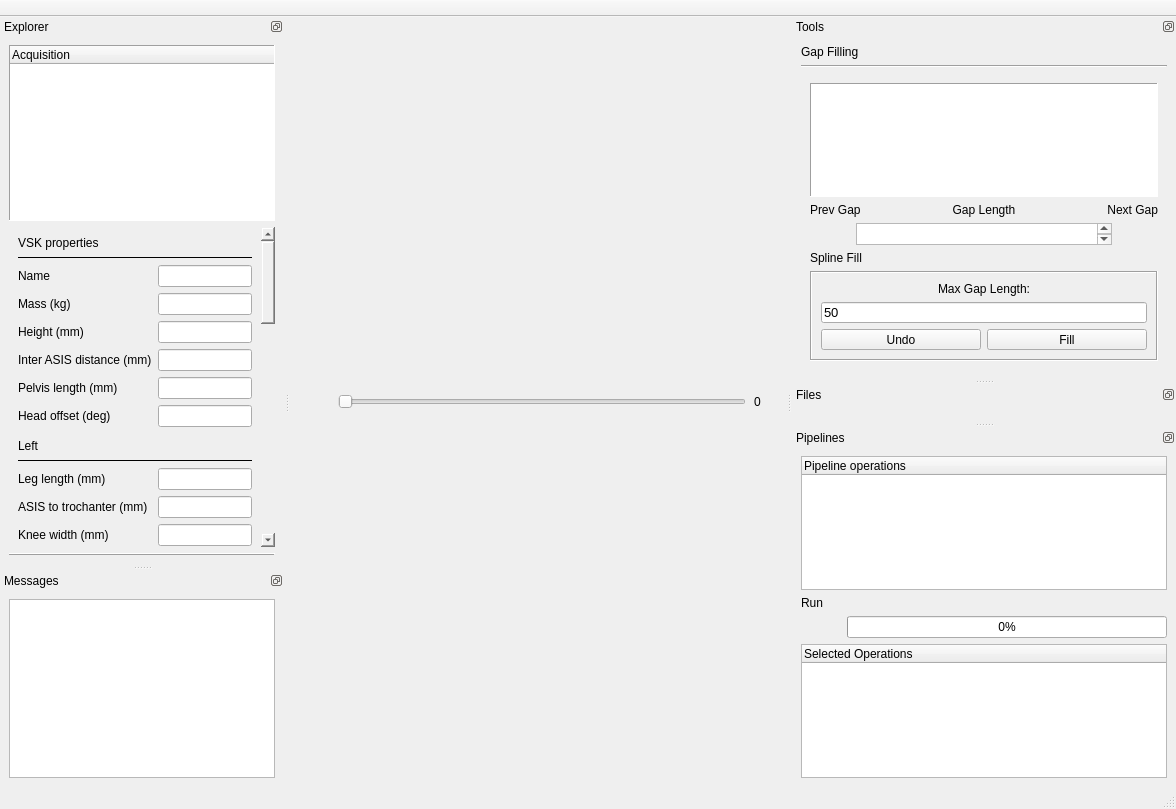
<?xml version="1.0" encoding="UTF-8"?>
<ui version="4.0">
 <class>mainWindow</class>
 <widget class="QMainWindow" name="mainWindow">
  <property name="geometry">
   <rect>
    <x>0</x>
    <y>0</y>
    <width>1176</width>
    <height>809</height>
   </rect>
  </property>
  <property name="windowTitle">
   <string>PyCGM Studio</string>
  </property>
  <property name="styleSheet">
   <string notr="true"/>
  </property>
  <widget class="QWidget" name="centralWidget">
   <layout class="QGridLayout" name="gridLayout_2">
    <property name="leftMargin">
     <number>0</number>
    </property>
    <property name="topMargin">
     <number>1</number>
    </property>
    <property name="rightMargin">
     <number>2</number>
    </property>
    <property name="bottomMargin">
     <number>1</number>
    </property>
    <property name="spacing">
     <number>0</number>
    </property>
    <item row="0" column="0">
     <layout class="QVBoxLayout" name="centralLayout">
      <property name="spacing">
       <number>0</number>
      </property>
     </layout>
    </item>
    <item row="1" column="0">
     <layout class="QHBoxLayout" name="horizontalLayout1">
      <property name="spacing">
       <number>8</number>
      </property>
      <item>
       <widget class="QPushButton" name="playButton">
        <property name="text">
         <string/>
        </property>
        <property name="autoDefault">
         <bool>false</bool>
        </property>
        <property name="default">
         <bool>false</bool>
        </property>
        <property name="flat">
         <bool>true</bool>
        </property>
       </widget>
      </item>
      <item>
       <widget class="QSlider" name="vtkScrollSlider">
        <property name="styleSheet">
         <string notr="true"/>
        </property>
        <property name="orientation">
         <enum>Qt::Horizontal</enum>
        </property>
       </widget>
      </item>
      <item>
       <widget class="QLabel" name="currentFrame">
        <property name="minimumSize">
         <size>
          <width>30</width>
          <height>0</height>
         </size>
        </property>
        <property name="text">
         <string>0</string>
        </property>
       </widget>
      </item>
     </layout>
    </item>
   </layout>
  </widget>
  <widget class="QStatusBar" name="statusbar"/>
  <widget class="QDockWidget" name="toolDock">
   <property name="sizePolicy">
    <sizepolicy hsizetype="Preferred" vsizetype="Preferred">
     <horstretch>0</horstretch>
     <verstretch>0</verstretch>
    </sizepolicy>
   </property>
   <property name="maximumSize">
    <size>
     <width>524287</width>
     <height>524287</height>
    </size>
   </property>
   <property name="baseSize">
    <size>
     <width>0</width>
     <height>0</height>
    </size>
   </property>
   <property name="features">
    <set>QDockWidget::DockWidgetFloatable|QDockWidget::DockWidgetMovable</set>
   </property>
   <property name="allowedAreas">
    <set>Qt::LeftDockWidgetArea|Qt::RightDockWidgetArea</set>
   </property>
   <property name="windowTitle">
    <string>Tools</string>
   </property>
   <attribute name="dockWidgetArea">
    <number>2</number>
   </attribute>
   <widget class="QWidget" name="verticalLayout_3">
    <layout class="QVBoxLayout" name="verticalLayout_2">
     <item>
      <widget class="QPushButton" name="gapFillToolButton">
       <property name="minimumSize">
        <size>
         <width>150</width>
         <height>0</height>
        </size>
       </property>
       <property name="styleSheet">
        <string notr="true">QPushButton
{
  text-align: left;
}

QPushButton::pressed
{
  border: none;
  margin: 0px;
  padding: 0px;
}

QPushButton::flat
{
  border: none;
  margin: 0px;
  padding: 0px;
}</string>
       </property>
       <property name="text">
        <string>Gap Filling</string>
       </property>
       <property name="icon">
        <iconset>
         <normaloff>Resources/Images/uparrow.png</normaloff>Resources/Images/uparrow.png</iconset>
       </property>
       <property name="iconSize">
        <size>
         <width>11</width>
         <height>12</height>
        </size>
       </property>
       <property name="flat">
        <bool>true</bool>
       </property>
      </widget>
     </item>
     <item>
      <widget class="QFrame" name="frame_2">
       <property name="frameShape">
        <enum>QFrame::HLine</enum>
       </property>
       <property name="frameShadow">
        <enum>QFrame::Sunken</enum>
       </property>
      </widget>
     </item>
     <item>
      <widget class="QWidget" name="gapFillWidget" native="true">
       <layout class="QVBoxLayout" name="verticalLayout_5">
        <item>
         <widget class="QTableWidget" name="gapTable">
          <property name="sizePolicy">
           <sizepolicy hsizetype="Preferred" vsizetype="Expanding">
            <horstretch>0</horstretch>
            <verstretch>0</verstretch>
           </sizepolicy>
          </property>
          <property name="styleSheet">
           <string notr="true"/>
          </property>
          <property name="frameShape">
           <enum>QFrame::Panel</enum>
          </property>
         </widget>
        </item>
        <item>
         <layout class="QHBoxLayout" name="horizontalLayout2">
          <item>
           <widget class="QLabel" name="prevGap">
            <property name="text">
             <string>Prev Gap</string>
            </property>
           </widget>
          </item>
          <item>
           <widget class="QLabel" name="gapLength">
            <property name="text">
             <string>Gap Length</string>
            </property>
            <property name="alignment">
             <set>Qt::AlignCenter</set>
            </property>
           </widget>
          </item>
          <item>
           <widget class="QLabel" name="nextGap">
            <property name="text">
             <string>Next Gap</string>
            </property>
            <property name="alignment">
             <set>Qt::AlignRight|Qt::AlignTrailing|Qt::AlignVCenter</set>
            </property>
           </widget>
          </item>
         </layout>
        </item>
        <item>
         <layout class="QHBoxLayout" name="horizontalLayout">
          <item>
           <widget class="QPushButton" name="gapLeftButton">
            <property name="text">
             <string/>
            </property>
            <property name="flat">
             <bool>true</bool>
            </property>
           </widget>
          </item>
          <item>
           <widget class="QTextBrowser" name="currentGapLength">
            <property name="sizePolicy">
             <sizepolicy hsizetype="Preferred" vsizetype="Ignored">
              <horstretch>0</horstretch>
              <verstretch>0</verstretch>
             </sizepolicy>
            </property>
           </widget>
          </item>
          <item>
           <widget class="QPushButton" name="gapRightButton">
            <property name="text">
             <string/>
            </property>
            <property name="flat">
             <bool>true</bool>
            </property>
           </widget>
          </item>
         </layout>
        </item>
        <item>
         <widget class="QLabel" name="splineLabel">
          <property name="text">
           <string>Spline Fill</string>
          </property>
         </widget>
        </item>
        <item>
         <widget class="QFrame" name="frame">
          <property name="maximumSize">
           <size>
            <width>16777215</width>
            <height>90</height>
           </size>
          </property>
          <property name="frameShape">
           <enum>QFrame::Box</enum>
          </property>
          <property name="frameShadow">
           <enum>QFrame::Sunken</enum>
          </property>
          <layout class="QVBoxLayout" name="verticalLayout">
           <item>
            <widget class="QLabel" name="maxGapLengthLabel">
             <property name="text">
              <string>Max Gap Length:</string>
             </property>
             <property name="alignment">
              <set>Qt::AlignCenter</set>
             </property>
            </widget>
           </item>
           <item>
            <widget class="QLineEdit" name="maxGapLength">
             <property name="font">
              <font>
               <pointsize>10</pointsize>
               <weight>50</weight>
               <bold>false</bold>
              </font>
             </property>
             <property name="text">
              <string>50</string>
             </property>
            </widget>
           </item>
           <item>
            <layout class="QHBoxLayout" name="horizontalLayout_2">
             <item>
              <widget class="QPushButton" name="undo">
               <property name="text">
                <string>Undo</string>
               </property>
              </widget>
             </item>
             <item>
              <widget class="QPushButton" name="splineButton">
               <property name="text">
                <string>Fill</string>
               </property>
              </widget>
             </item>
            </layout>
           </item>
          </layout>
         </widget>
        </item>
       </layout>
      </widget>
     </item>
     <item>
      <spacer name="verticalSpacer">
       <property name="orientation">
        <enum>Qt::Vertical</enum>
       </property>
       <property name="sizeHint" stdset="0">
        <size>
         <width>20</width>
         <height>40</height>
        </size>
       </property>
      </spacer>
     </item>
    </layout>
   </widget>
  </widget>
  <widget class="QDockWidget" name="filesDock">
   <property name="styleSheet">
    <string notr="true">border-bottom-color: rgb(4, 4, 4);</string>
   </property>
   <property name="features">
    <set>QDockWidget::DockWidgetFloatable|QDockWidget::DockWidgetMovable</set>
   </property>
   <property name="allowedAreas">
    <set>Qt::LeftDockWidgetArea|Qt::RightDockWidgetArea</set>
   </property>
   <property name="windowTitle">
    <string>Files</string>
   </property>
   <attribute name="dockWidgetArea">
    <number>2</number>
   </attribute>
   <widget class="QWidget" name="filesTree">
    <layout class="QVBoxLayout" name="verticalLayout_7">
     <item>
      <layout class="QVBoxLayout" name="filesLayout">
       <property name="spacing">
        <number>0</number>
       </property>
       <property name="sizeConstraint">
        <enum>QLayout::SetNoConstraint</enum>
       </property>
      </layout>
     </item>
    </layout>
   </widget>
  </widget>
  <widget class="QDockWidget" name="cgmPipelinesDock">
   <property name="features">
    <set>QDockWidget::DockWidgetFloatable|QDockWidget::DockWidgetMovable</set>
   </property>
   <property name="allowedAreas">
    <set>Qt::LeftDockWidgetArea|Qt::RightDockWidgetArea</set>
   </property>
   <property name="windowTitle">
    <string>Pipelines</string>
   </property>
   <attribute name="dockWidgetArea">
    <number>2</number>
   </attribute>
   <widget class="QWidget" name="dockWidgetContents_4">
    <layout class="QGridLayout" name="gridLayout_3">
     <item row="0" column="0">
      <layout class="QVBoxLayout" name="verticalLayout_6">
       <item>
        <widget class="QTreeWidget" name="pipelineOperationsWidget">
         <column>
          <property name="text">
           <string>Pipeline operations</string>
          </property>
         </column>
        </widget>
       </item>
       <item>
        <widget class="QLabel" name="label">
         <property name="text">
          <string>Run</string>
         </property>
        </widget>
       </item>
       <item>
        <layout class="QHBoxLayout" name="horizontalLayout_4">
         <item>
          <widget class="QPushButton" name="playOperations">
           <property name="text">
            <string/>
           </property>
           <property name="flat">
            <bool>true</bool>
           </property>
          </widget>
         </item>
         <item>
          <widget class="QProgressBar" name="pipelineBar">
           <property name="value">
            <number>0</number>
           </property>
          </widget>
         </item>
        </layout>
       </item>
       <item>
        <widget class="QTreeWidget" name="pipelineSelectedWidget">
         <column>
          <property name="text">
           <string>Selected Operations</string>
          </property>
         </column>
        </widget>
       </item>
      </layout>
     </item>
    </layout>
   </widget>
  </widget>
  <widget class="QDockWidget" name="explorerWidget">
   <property name="styleSheet">
    <string notr="true">border-right-color: rgb(24, 24, 24);</string>
   </property>
   <property name="features">
    <set>QDockWidget::DockWidgetFloatable|QDockWidget::DockWidgetMovable</set>
   </property>
   <property name="allowedAreas">
    <set>Qt::LeftDockWidgetArea|Qt::RightDockWidgetArea</set>
   </property>
   <property name="windowTitle">
    <string>Explorer</string>
   </property>
   <attribute name="dockWidgetArea">
    <number>1</number>
   </attribute>
   <widget class="QWidget" name="dockWidgetContents">
    <property name="maximumSize">
     <size>
      <width>304</width>
      <height>16777215</height>
     </size>
    </property>
    <layout class="QVBoxLayout" name="verticalLayout_4">
     <item>
      <widget class="QTreeWidget" name="explorerTree">
       <property name="frameShape">
        <enum>QFrame::Panel</enum>
       </property>
       <property name="columnCount">
        <number>1</number>
       </property>
       <attribute name="headerVisible">
        <bool>true</bool>
       </attribute>
       <attribute name="headerCascadingSectionResizes">
        <bool>false</bool>
       </attribute>
       <column>
        <property name="text">
         <string>Acquisition</string>
        </property>
       </column>
      </widget>
     </item>
     <item>
      <widget class="QScrollArea" name="vskScrollArea">
       <property name="maximumSize">
        <size>
         <width>286</width>
         <height>16777215</height>
        </size>
       </property>
       <property name="frameShape">
        <enum>QFrame::NoFrame</enum>
       </property>
       <property name="widgetResizable">
        <bool>true</bool>
       </property>
       <widget class="QWidget" name="vskWidget">
        <property name="geometry">
         <rect>
          <x>0</x>
          <y>0</y>
          <width>260</width>
          <height>1085</height>
         </rect>
        </property>
        <layout class="QGridLayout" name="gridLayout">
         <item row="37" column="0" colspan="2">
          <widget class="QFrame" name="frame_8">
           <property name="frameShape">
            <enum>QFrame::HLine</enum>
           </property>
           <property name="frameShadow">
            <enum>QFrame::Plain</enum>
           </property>
          </widget>
         </item>
         <item row="6" column="0">
          <widget class="QLabel" name="nameLabel">
           <property name="text">
            <string>Name</string>
           </property>
          </widget>
         </item>
         <item row="1" column="0">
          <widget class="QLabel" name="label_2">
           <property name="text">
            <string>VSK properties</string>
           </property>
          </widget>
         </item>
         <item row="9" column="1">
          <widget class="QLineEdit" name="Height"/>
         </item>
         <item row="8" column="0">
          <widget class="QLabel" name="massKgLabel">
           <property name="text">
            <string>Mass (kg)</string>
           </property>
          </widget>
         </item>
         <item row="6" column="1">
          <widget class="QLineEdit" name="nameLineEdit"/>
         </item>
         <item row="16" column="1">
          <widget class="QLineEdit" name="LeftLegLength"/>
         </item>
         <item row="17" column="0">
          <widget class="QLabel" name="aSISToTrochanterLabel">
           <property name="text">
            <string>ASIS to trochanter (mm)</string>
           </property>
          </widget>
         </item>
         <item row="10" column="1">
          <widget class="QLineEdit" name="InterAsisDistance"/>
         </item>
         <item row="11" column="1">
          <widget class="QLineEdit" name="PelvisLength"/>
         </item>
         <item row="12" column="0">
          <widget class="QLabel" name="headOffsetDegLabel">
           <property name="text">
            <string>Head offset (deg)</string>
           </property>
          </widget>
         </item>
         <item row="12" column="1">
          <widget class="QLineEdit" name="HeadOffset"/>
         </item>
         <item row="8" column="1">
          <widget class="QLineEdit" name="Bodymass"/>
         </item>
         <item row="11" column="0">
          <widget class="QLabel" name="pelvisLengthMmLabel">
           <property name="text">
            <string>Pelvis length (mm)</string>
           </property>
          </widget>
         </item>
         <item row="9" column="0">
          <widget class="QLabel" name="heightMmLabel">
           <property name="text">
            <string>Height (mm)</string>
           </property>
          </widget>
         </item>
         <item row="10" column="0">
          <widget class="QLabel" name="interASISDistanceMmLabel">
           <property name="text">
            <string>Inter ASIS distance (mm)</string>
           </property>
          </widget>
         </item>
         <item row="16" column="0">
          <widget class="QLabel" name="legLengthLabel">
           <property name="text">
            <string>Leg length (mm)</string>
           </property>
          </widget>
         </item>
         <item row="21" column="1">
          <widget class="QLineEdit" name="LeftSoleDelta"/>
         </item>
         <item row="21" column="0">
          <widget class="QLabel" name="soleDeltaMmLabel">
           <property name="text">
            <string>Sole delta (mm)</string>
           </property>
          </widget>
         </item>
         <item row="18" column="1">
          <widget class="QLineEdit" name="LeftKneeWidth"/>
         </item>
         <item row="20" column="1">
          <widget class="QLineEdit" name="LeftTibialTorsion"/>
         </item>
         <item row="23" column="0">
          <widget class="QLabel" name="shankRotationDegLabel">
           <property name="text">
            <string>Shank rotation (deg)</string>
           </property>
          </widget>
         </item>
         <item row="22" column="1">
          <widget class="QLineEdit" name="LeftThighRotation"/>
         </item>
         <item row="18" column="0">
          <widget class="QLabel" name="kneeWidthLabel">
           <property name="text">
            <string>Knee width (mm)</string>
           </property>
          </widget>
         </item>
         <item row="19" column="0">
          <widget class="QLabel" name="ankleWidthMmLabel">
           <property name="text">
            <string>Ankle width (mm)</string>
           </property>
          </widget>
         </item>
         <item row="19" column="1">
          <widget class="QLineEdit" name="LeftAnkleWidth"/>
         </item>
         <item row="20" column="0">
          <widget class="QLabel" name="tibialTorsionLabel">
           <property name="text">
            <string>Tibial torsion (deg)</string>
           </property>
          </widget>
         </item>
         <item row="22" column="0">
          <widget class="QLabel" name="thighRotationDegLabel">
           <property name="text">
            <string>Thigh rotation (deg)</string>
           </property>
          </widget>
         </item>
         <item row="17" column="1">
          <widget class="QLineEdit" name="LeftAsisTrocanterDistance"/>
         </item>
         <item row="23" column="1">
          <widget class="QLineEdit" name="LeftShankRotation"/>
         </item>
         <item row="46" column="0">
          <widget class="QLabel" name="kneeWidthMmLabel">
           <property name="text">
            <string>Knee width (mm)</string>
           </property>
          </widget>
         </item>
         <item row="46" column="1">
          <widget class="QLineEdit" name="RightKneeWidth"/>
         </item>
         <item row="47" column="0">
          <widget class="QLabel" name="ankleWidthMmLabel_2">
           <property name="text">
            <string>Ankle width (mm)</string>
           </property>
          </widget>
         </item>
         <item row="47" column="1">
          <widget class="QLineEdit" name="RightAnkleWidth"/>
         </item>
         <item row="27" column="0">
          <widget class="QLabel" name="staticRotOffDegLabel">
           <property name="text">
            <string>Static rot off (deg)</string>
           </property>
          </widget>
         </item>
         <item row="48" column="0">
          <widget class="QLabel" name="tibialTorsionDegLabel">
           <property name="text">
            <string>Tibial torsion (deg)</string>
           </property>
          </widget>
         </item>
         <item row="44" column="1">
          <widget class="QLineEdit" name="RightLegLength"/>
         </item>
         <item row="26" column="1">
          <widget class="QLineEdit" name="LeftStaticPlantFlex"/>
         </item>
         <item row="45" column="0">
          <widget class="QLabel" name="aSISToTrochanterMmLabel">
           <property name="text">
            <string>ASIS to trochanter (mm)</string>
           </property>
          </widget>
         </item>
         <item row="26" column="0">
          <widget class="QLabel" name="staticPlantarFlexDegLabel">
           <property name="text">
            <string>Static plant flex (deg)</string>
           </property>
          </widget>
         </item>
         <item row="44" column="0">
          <widget class="QLabel" name="legLengthMmLabel">
           <property name="text">
            <string>Leg length (mm)</string>
           </property>
          </widget>
         </item>
         <item row="45" column="1">
          <widget class="QLineEdit" name="RightAsisTrocanterDistance"/>
         </item>
         <item row="48" column="1">
          <widget class="QLineEdit" name="RightTibialTorsion"/>
         </item>
         <item row="57" column="1">
          <widget class="QLineEdit" name="RightWristWidth"/>
         </item>
         <item row="58" column="0">
          <widget class="QLabel" name="handThicknessMmLabel_2">
           <property name="text">
            <string>Hand thickness (mm)</string>
           </property>
          </widget>
         </item>
         <item row="58" column="1">
          <widget class="QLineEdit" name="RightHandThickness"/>
         </item>
         <item row="50" column="1">
          <widget class="QLineEdit" name="RightThighRotation"/>
         </item>
         <item row="54" column="0">
          <widget class="QLabel" name="ankleAbAddDegLabel_2">
           <property name="text">
            <string>Ankle ab add (deg)</string>
           </property>
          </widget>
         </item>
         <item row="51" column="1">
          <widget class="QLineEdit" name="RightShankRotation"/>
         </item>
         <item row="55" column="0">
          <widget class="QLabel" name="shoulderOffsetLabel">
           <property name="text">
            <string>Shoulder offset</string>
           </property>
          </widget>
         </item>
         <item row="52" column="1">
          <widget class="QLineEdit" name="RightStaticPlantFlex"/>
         </item>
         <item row="49" column="0">
          <widget class="QLabel" name="soleDeltaMmLabel_2">
           <property name="text">
            <string>Sole delta (mm)</string>
           </property>
          </widget>
         </item>
         <item row="55" column="1">
          <widget class="QLineEdit" name="RightShoulderOffset"/>
         </item>
         <item row="57" column="0">
          <widget class="QLabel" name="wristWidthLabel">
           <property name="text">
            <string>Wrist width</string>
           </property>
          </widget>
         </item>
         <item row="52" column="0">
          <widget class="QLabel" name="staticPlantFlexDegLabel">
           <property name="text">
            <string>Static plant flex (deg)</string>
           </property>
          </widget>
         </item>
         <item row="49" column="1">
          <widget class="QLineEdit" name="RightSoleDelta"/>
         </item>
         <item row="28" column="0">
          <widget class="QLabel" name="ankleAbAddDegLabel">
           <property name="text">
            <string>Ankle ab add (deg)</string>
           </property>
          </widget>
         </item>
         <item row="50" column="0">
          <widget class="QLabel" name="thighRotationDegLabel_2">
           <property name="text">
            <string>Thigh rotation (deg)</string>
           </property>
          </widget>
         </item>
         <item row="54" column="1">
          <widget class="QLineEdit" name="RightAnkleAbAdd"/>
         </item>
         <item row="31" column="0">
          <widget class="QLabel" name="shoulderOffsetMmLabel">
           <property name="text">
            <string>Shoulder offset (mm)</string>
           </property>
          </widget>
         </item>
         <item row="56" column="0">
          <widget class="QLabel" name="elbowWidthMmLabel_2">
           <property name="text">
            <string>Elbow width (mm)</string>
           </property>
          </widget>
         </item>
         <item row="51" column="0">
          <widget class="QLabel" name="shankRotationDegLabel_2">
           <property name="text">
            <string>Shank rotation (deg)</string>
           </property>
          </widget>
         </item>
         <item row="53" column="0">
          <widget class="QLabel" name="staticRotOffDegLabel_2">
           <property name="text">
            <string>Static rot off (deg)</string>
           </property>
          </widget>
         </item>
         <item row="56" column="1">
          <widget class="QLineEdit" name="RightElbowWidth"/>
         </item>
         <item row="27" column="1">
          <widget class="QLineEdit" name="LeftStaticRotOff"/>
         </item>
         <item row="53" column="1">
          <widget class="QLineEdit" name="RightStaticRotOff"/>
         </item>
         <item row="32" column="1">
          <widget class="QLineEdit" name="LeftElbowWidth"/>
         </item>
         <item row="34" column="1">
          <widget class="QLineEdit" name="LeftHandThickness"/>
         </item>
         <item row="36" column="0">
          <widget class="QLabel" name="label_4">
           <property name="text">
            <string> Right</string>
           </property>
          </widget>
         </item>
         <item row="33" column="0">
          <widget class="QLabel" name="wristWidthMmLabel">
           <property name="text">
            <string>Wrist width (mm)</string>
           </property>
          </widget>
         </item>
         <item row="34" column="0">
          <widget class="QLabel" name="handThicknessMmLabel">
           <property name="text">
            <string>Hand thickness (mm)</string>
           </property>
          </widget>
         </item>
         <item row="33" column="1">
          <widget class="QLineEdit" name="LeftWristWidth"/>
         </item>
         <item row="14" column="0">
          <widget class="QLabel" name="label_3">
           <property name="frameShape">
            <enum>QFrame::NoFrame</enum>
           </property>
           <property name="text">
            <string>Left</string>
           </property>
          </widget>
         </item>
         <item row="28" column="1">
          <widget class="QLineEdit" name="LeftAnkleAbAdd"/>
         </item>
         <item row="31" column="1">
          <widget class="QLineEdit" name="LeftShoulderOffset"/>
         </item>
         <item row="32" column="0">
          <widget class="QLabel" name="elbowWidthMmLabel">
           <property name="text">
            <string>Elbow width (mm)</string>
           </property>
          </widget>
         </item>
         <item row="3" column="0" colspan="2">
          <widget class="QFrame" name="frame_5">
           <property name="frameShape">
            <enum>QFrame::HLine</enum>
           </property>
           <property name="frameShadow">
            <enum>QFrame::Plain</enum>
           </property>
          </widget>
         </item>
         <item row="15" column="0" colspan="2">
          <widget class="QFrame" name="frame_6">
           <property name="frameShape">
            <enum>QFrame::HLine</enum>
           </property>
           <property name="frameShadow">
            <enum>QFrame::Plain</enum>
           </property>
          </widget>
         </item>
         <item row="13" column="0">
          <widget class="QFrame" name="frame_3">
           <property name="frameShape">
            <enum>QFrame::StyledPanel</enum>
           </property>
           <property name="frameShadow">
            <enum>QFrame::Raised</enum>
           </property>
          </widget>
         </item>
         <item row="35" column="0">
          <widget class="QFrame" name="frame_7">
           <property name="frameShape">
            <enum>QFrame::StyledPanel</enum>
           </property>
           <property name="frameShadow">
            <enum>QFrame::Raised</enum>
           </property>
          </widget>
         </item>
        </layout>
       </widget>
      </widget>
     </item>
     <item>
      <layout class="QVBoxLayout" name="splitterLayout"/>
     </item>
     <item>
      <widget class="QFrame" name="frame_4">
       <property name="frameShape">
        <enum>QFrame::HLine</enum>
       </property>
       <property name="frameShadow">
        <enum>QFrame::Raised</enum>
       </property>
      </widget>
     </item>
    </layout>
   </widget>
  </widget>
  <widget class="QDockWidget" name="messageWidget">
   <property name="features">
    <set>QDockWidget::DockWidgetFloatable|QDockWidget::DockWidgetMovable</set>
   </property>
   <property name="allowedAreas">
    <set>Qt::LeftDockWidgetArea|Qt::RightDockWidgetArea</set>
   </property>
   <property name="windowTitle">
    <string>Messages</string>
   </property>
   <attribute name="dockWidgetArea">
    <number>1</number>
   </attribute>
   <widget class="QWidget" name="dockWidgetContents_2">
    <layout class="QGridLayout" name="gridLayout_4">
     <item row="0" column="0">
      <widget class="QTextBrowser" name="messageBrowser">
       <property name="minimumSize">
        <size>
         <width>0</width>
         <height>0</height>
        </size>
       </property>
      </widget>
     </item>
    </layout>
   </widget>
  </widget>
  <widget class="QMenuBar" name="menubar">
   <property name="geometry">
    <rect>
     <x>0</x>
     <y>0</y>
     <width>1176</width>
     <height>21</height>
    </rect>
   </property>
  </widget>
  <widget class="QToolBar" name="toolBar">
   <property name="windowTitle">
    <string>toolBar</string>
   </property>
   <property name="movable">
    <bool>false</bool>
   </property>
   <property name="toolButtonStyle">
    <enum>Qt::ToolButtonIconOnly</enum>
   </property>
   <property name="floatable">
    <bool>false</bool>
   </property>
   <attribute name="toolBarArea">
    <enum>TopToolBarArea</enum>
   </attribute>
   <attribute name="toolBarBreak">
    <bool>false</bool>
   </attribute>
  </widget>
  <action name="actionOpen">
   <property name="text">
    <string>Load motion capture</string>
   </property>
  </action>
  <action name="actionRunModel">
   <property name="text">
    <string>Run model</string>
   </property>
  </action>
 </widget>
 <resources/>
 <connections/>
</ui>
